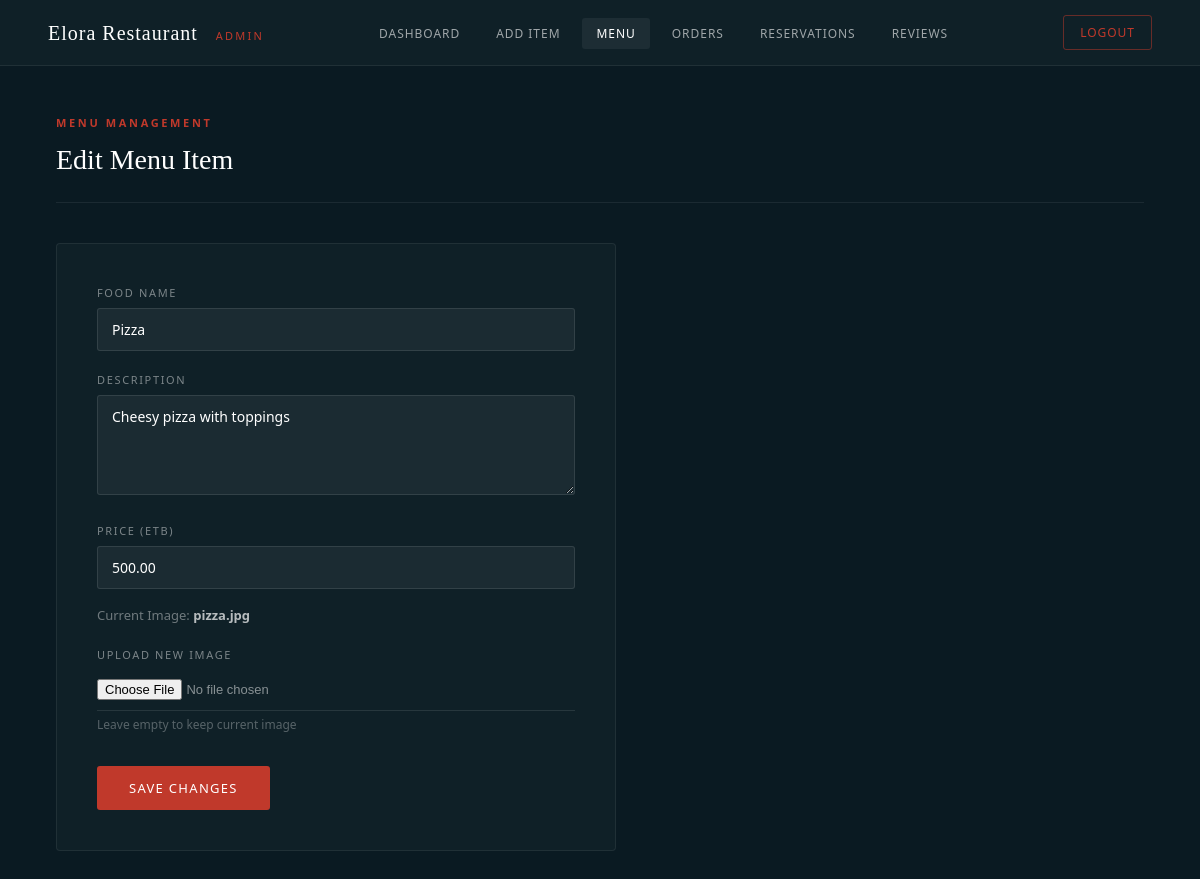
Page /admin/edit_menu.php?id=2 on the committed database.
### tables this page shows
CREATE TABLE `menu_items` (
  `id` int NOT NULL,
  `food_name` varchar(100) NOT NULL,
  `description` text NOT NULL,
  `price` decimal(10,2) NOT NULL,
  `image` varchar(255) DEFAULT NULL
);

### admin/edit_menu.php (the view, shortened to what this page needs)
<?php
include("../db/connection.php");
$id = intval($_GET['id']);
$query = "SELECT * FROM menu_items WHERE id='$id'";
$result = mysqli_query($conn, $query);
$row = mysqli_fetch_assoc($result);
?>
<!DOCTYPE html>
<html>
<head>
    <link rel="stylesheet" href="../assets/css/admin.css">
</head>
<body>
<?php include('admin_navbar.php'); ?>
<div class="admin-page">
    <div class="admin-page-header">
        <div>
            <span class="admin-page-label">Menu Management</span>
            <h1>Edit Menu Item</h1>
        </div>
    </div>
    <div class="admin-form-card">
        <form method="POST" enctype="multipart/form-data">
            <label>Food Name</label>
            <input type="text" name="food_name" value="<?php echo htmlspecialchars($row['food_name']); ?>" required>
            <label>Description</label>
            <textarea name="description" required><?php echo htmlspecialchars($row['description']); ?></textarea>
            <label>Price (ETB)</label>
            <input type="number" name="price" value="<?php echo htmlspecialchars($row['price']); ?>" required>
            <div class="current-image">
                Current Image: <strong><?php echo htmlspecialchars($row['image']); ?></strong>
            </div>
            <label>Upload New Image</label>
            <input type="file" name="image" accept="image/*">
            <small>Leave empty to keep current image</small>
            <button type="submit" name="submit">Save Changes</button>
        </form>
    </div>
</div>
</body>
</html>

### assets/css/admin.css (style rules this page uses)
*, *::before, *::after { box-sizing: border-box; margin: 0; padding: 0; }
body { font-family: 'Segoe UI', sans-serif; background: #0a1a22; color: rgba(255,255,255,0.78); line-height: 1.6; min-height: 100vh; }
.admin-page { padding: 48px 56px; max-width: 1400px; margin: auto; }
.admin-page-header { display: flex; align-items: center; justify-content: space-between; margin-bottom: 40px; padding-bottom: 20px; border-bottom: 1px solid rgba(255,255,255,0.07); }
.admin-page-label { font-size: 11px; letter-spacing: 0.24em; text-transform: uppercase; color: #c0392b; font-weight: 600; display: block; margin-bottom: 6px; }
.admin-page-header h1 { font-family: Georgia, serif; font-size: 28px; color: white; font-weight: 400; }
.admin-form-card { background: #0f2027; border: 1px solid rgba(255,255,255,0.07); border-radius: 4px; padding: 40px; max-width: 560px; }
.admin-form-card label { display: block; font-size: 11px; letter-spacing: 0.15em; text-transform: uppercase; color: rgba(255,255,255,0.45); margin-bottom: 6px; margin-top: 20px; }
.admin-form-card label:first-of-type { margin-top: 0; }
.admin-form-card input[type="text"], .admin-form-card input[type="number"], .admin-form-card textarea { width: 100%; background: rgba(255,255,255,0.05); border: 1px solid rgba(255,255,255,0.1); border-radius: 3px; color: white; padding: 11px 14px; font-size: 14px; font-family: 'Segoe UI', sans-serif; outline: none; transition: border-color 0.2s; }
.admin-form-card input::placeholder, .admin-form-card textarea::placeholder { color: rgba(255,255,255,0.2); }
.admin-form-card textarea { resize: vertical; min-height: 100px; }
.admin-form-card input[type="file"] { color: rgba(255,255,255,0.5); font-size: 13px; padding: 10px 0; background: transparent; border: none; border-bottom: 1px solid rgba(255,255,255,0.1); width: 100%; outline: none; }
.admin-form-card small { color: rgba(255,255,255,0.3); font-size: 12px; display: block; margin-top: 4px; }
.admin-form-card .current-image { color: rgba(255,255,255,0.4); font-size: 13px; margin-top: 16px; margin-bottom: 4px; }
.admin-form-card .current-image strong { color: rgba(255,255,255,0.7); }
.admin-form-card button[type="submit"] { margin-top: 32px; background: #c0392b; color: white; border: none; padding: 13px 32px; border-radius: 3px; font-size: 13px; letter-spacing: 0.1em; text-transform: uppercase; cursor: pointer; transition: background 0.2s; font-family: 'Segoe UI', sans-serif; }

### rows in the picture
menu_items: food_name "Pizza", description "Cheesy pizza with toppings", price "500.00", image "pizza.jpg"
